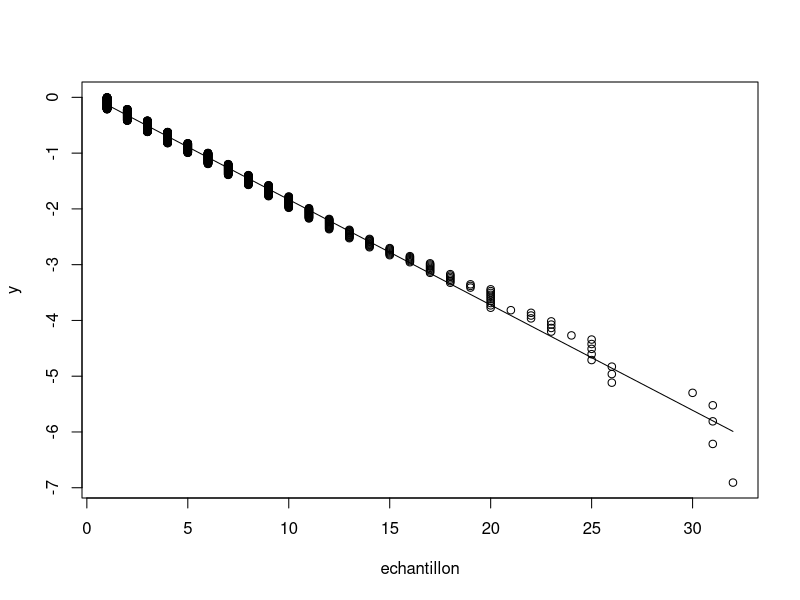
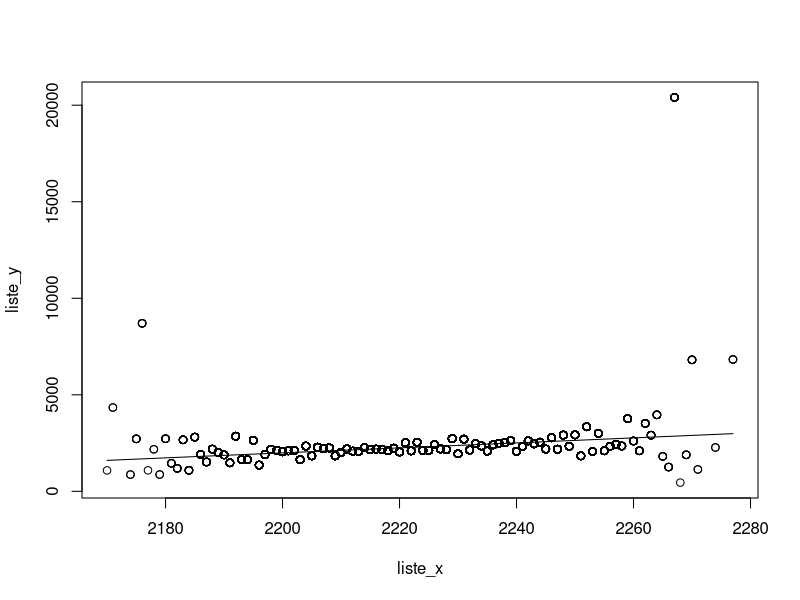

Reproduce these figures in R, in order.
n = 1000
r = 1
p = 0.1789
echantillon = sort(rnbinom(n,r,p))
for (i in 1:n) {
    echantillon[i] = echantillon[i] + r
}

#Estimons p (1.1)
print("Estimation de p selon la méthode des moments, et de maximum de vraisemblance")
print(r / mean(echantillon))



#Estimons p (1.4)
print("Estimation de p graphique")
h<-function(x)
{
  return (log(1 - x))
}

y = echantillon
for (i in 1:n)
{
  y[i] = h(i / n)
}
plot(echantillon, y)
x = head(echantillon, -1)
y = head(y, -1)
reg<-lm(y~x)
lines(x, fitted.values(reg))
print(reg)
print(1 - exp(reg$coefficients[2]))

# Second cas

n = 10000
r = 2000
p = 0.9
echantillon = sort(rnbinom(n,r,p))
for (i in 1:n) {
    echantillon[i] = echantillon[i] + r
}
liste_x = c()
liste_y = c()

for (i in 1:length(echantillon)-1) {
    if (length(echantillon[echantillon==echantillon[i]+1])) {
        liste_x = c(liste_x, echantillon[i])
        liste_y = c(liste_y, c(echantillon[i] * length(echantillon[echantillon==echantillon[i]])  / length(echantillon[echantillon==echantillon[i]+1])))
    }
}
plot(liste_x, liste_y)
n_reg<-lm(liste_y~liste_x)
print(n_reg)
lines(liste_x, fitted.values(n_reg))
print("pg2")
print(1 - 1/ n_reg$coefficients[2])
print("pg3")
print(1 + (r-1) / n_reg$coefficients[1])
